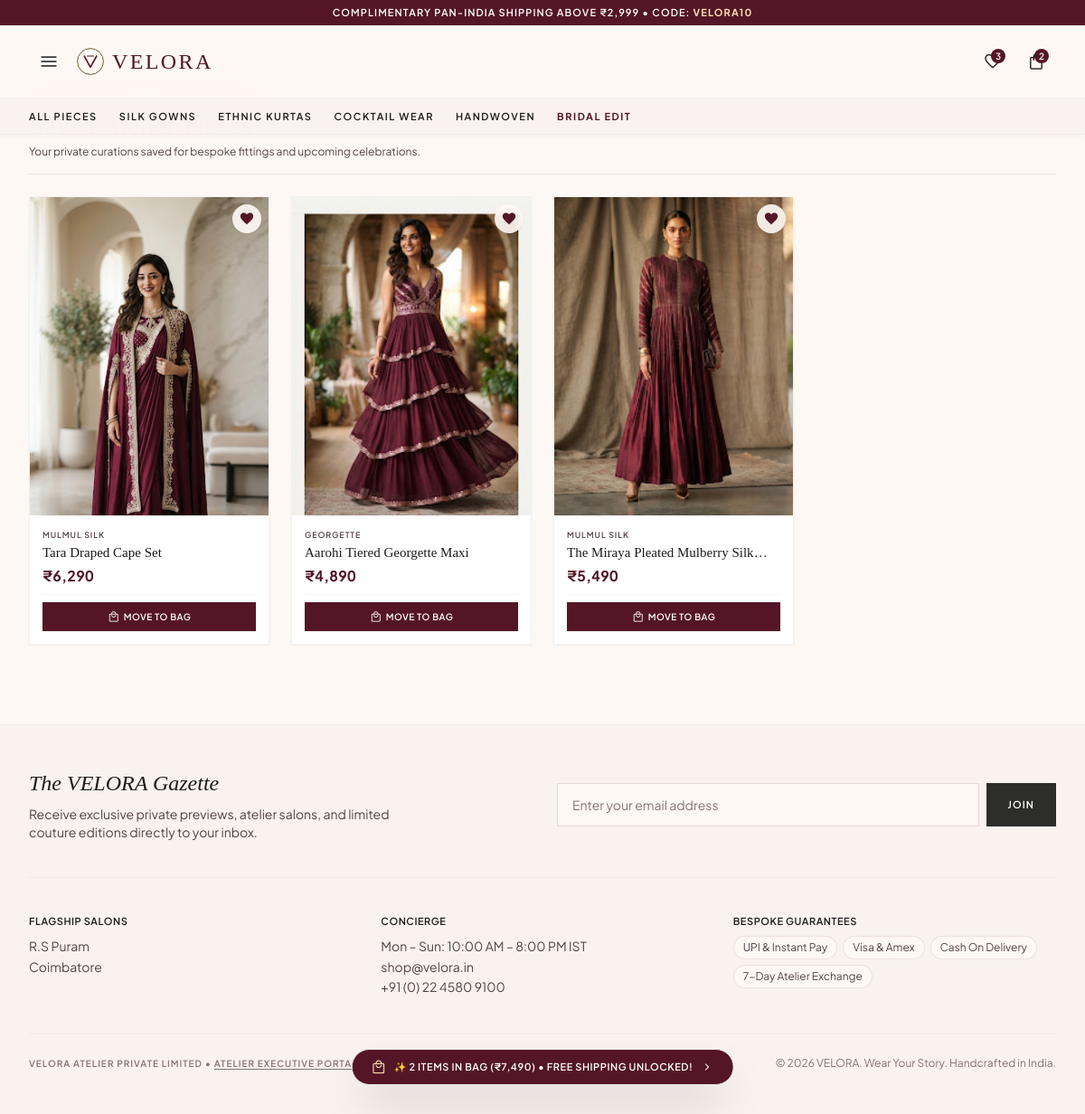
Page /wishlist.php on the committed database.
### tables this page shows
CREATE TABLE `wishlist` (
  `id` INT UNSIGNED AUTO_INCREMENT PRIMARY KEY,
  `session_id` VARCHAR(128) NOT NULL,
  `product_id` INT UNSIGNED NOT NULL,
  `created_at` TIMESTAMP DEFAULT CURRENT_TIMESTAMP,
  UNIQUE KEY `session_product` (`session_id`, `product_id`),
  FOREIGN KEY (`product_id`) REFERENCES `products`(`id`) ON DELETE CASCADE
);

CREATE TABLE `products` (
  `id` INT UNSIGNED AUTO_INCREMENT PRIMARY KEY,
  `slug` VARCHAR(150) NOT NULL UNIQUE,
  `title` VARCHAR(255) NOT NULL,
  `subtitle` VARCHAR(255) NULL,
  `category_id` INT UNSIGNED NOT NULL,
  `silhouette` VARCHAR(100) NULL,
  `fabric` VARCHAR(150) NULL,
  `occasion` VARCHAR(150) NULL,
  `price` DECIMAL(10,2) NOT NULL,
  `original_price` DECIMAL(10,2) NULL,
  `discount_percent` INT UNSIGNED DEFAULT 0,
  `rating` DECIMAL(2,1) DEFAULT 4.9,
  `review_count` INT UNSIGNED DEFAULT 0,
  `badge` VARCHAR(50) NULL,
  `badge_type` ENUM('primary', 'secondary', 'tertiary', 'error') DEFAULT 'primary',
  `primary_image` VARCHAR(500) NOT NULL,
  `model_info` VARCHAR(255) DEFAULT 'Model is 5\'9", Bust 32B, Waist 25", wearing size S',
  `craftsmanship` TEXT NULL,
  `care_instructions` TEXT NULL,
  `is_featured` TINYINT(1) DEFAULT 0,
  `is_bestseller` TINYINT(1) DEFAULT 0,
  `is_new_arrival` TINYINT(1) DEFAULT 0,
  `stock_quantity` INT UNSIGNED DEFAULT 15,
  `created_at` TIMESTAMP DEFAULT CURRENT_TIMESTAMP,
  FOREIGN KEY (`category_id`) REFERENCES `categories`(`id`) ON DELETE CASCADE
);

### includes/functions.php (called while the page is built, shortened)
<?php
function veloraImageUrl($imagePath) {
    $imagePath = str_replace('\\', '/', trim((string)$imagePath));
    $projectRoot = realpath(__DIR__ . '/..');
    $documentRoot = realpath($_SERVER['DOCUMENT_ROOT'] ?? '');
    $documentRootPath = $documentRoot !== false ? rtrim($documentRoot, '\\/') : '';
    if ($projectRoot !== false && $documentRootPath !== ''
        && stripos($projectRoot, $documentRootPath) === 0
        && ($projectRoot === $documentRootPath
            || substr($projectRoot, strlen($documentRootPath), 1) === DIRECTORY_SEPARATOR)) {
        $relativeRoot = substr($projectRoot, strlen($documentRootPath));
        $relativeRoot = trim(str_replace('\\', '/', $relativeRoot), '/');
        return '/' . ($relativeRoot !== '' ? $relativeRoot . '/' : '') . $imagePath;
    }
    return $imagePath;
}
function formatINR($amount) {
    return '₹' . number_format((float)$amount, 0, '.', ',');
}

### wishlist.php (the view, shortened to what this page needs)
<?php
require_once __DIR__ . '/includes/functions.php';
$pdo = getDbConnection();
$sessionId = getSessionId();
$stmt = $pdo->prepare("
    SELECT p.*, w.created_at as saved_at, c.name as category_name
    FROM wishlist w
    JOIN products p ON w.product_id = p.id
    LEFT JOIN categories c ON p.category_id = c.id
    WHERE w.session_id = ?
    ORDER BY w.id DESC
");
$stmt->execute([$sessionId]);
$wishlistItems = $stmt->fetchAll();
require_once __DIR__ . '/includes/header.php';
?>
<main class="flex-1 flex flex-col relative w-full pt-[7.5rem] pb-safe bg-surface">
  <div class="max-w-velora w-full mx-auto px-4 sm:px-8 flex flex-col gap-6">
    <div class="flex items-baseline justify-between border-b border-surface-container-high pb-4">
      <div>
        <h1 class="font-serif text-3xl text-on-surface">Saved Atelier Pieces</h1>
        <p class="font-sans text-xs text-on-surface-variant mt-1">
          Your private curations saved for bespoke fittings and upcoming celebrations.
        </p>
      </div>
      <span class="font-sans text-xs text-on-surface-variant font-medium">
      </span>
    </div>
    <?php if (empty($wishlistItems)): ?>
      <div class="py-20 text-center bg-surface-container-low rounded-xl border border-surface-container-high/60 my-6">
        <span class="material-symbols-outlined text-5xl text-outline mb-2">favorite</span>
        <h2 class="font-serif text-2xl text-on-surface">No pieces saved yet</h2>
        <p class="font-sans text-xs text-on-surface-variant mt-1 max-w-sm mx-auto">
          Tap the heart on any gown, saree, or kurta in our collection to save your favorites here.
        </p>
        <a href="shop.php" class="mt-6 inline-block px-8 py-3 bg-primary text-on-primary font-label-caps text-xs tracking-widest uppercase hover:bg-primary-container transition-colors shadow-md">
          Explore The Collection
        </a>
      </div>
    <?php else: ?>
      <div class="grid grid-cols-2 md:grid-cols-3 lg:grid-cols-4 gap-4 sm:gap-6">
        <?php foreach ($wishlistItems as $item): ?>
          <article class="velora-card flex flex-col bg-surface-container-lowest shadow-sm rounded-none overflow-hidden group border border-surface-container-high/60">
            <div class="relative w-full aspect-[3/4] bg-surface-container overflow-hidden">
              <a href="product.php?id=<?= $item['id'] ?>" class="block w-full h-full">
                <img class="w-full h-full object-cover object-top transition-transform duration-500 group-hover:scale-105" src="<?= htmlspecialchars(veloraImageUrl($item['primary_image'])) ?>" alt="<?= htmlspecialchars($item['title']) ?>"/>
              </a>
              <button onclick="removeWishlistItem(<?= $item['id'] ?>)" aria-label="Remove from wishlist" class="absolute top-2 right-2 w-8 h-8 rounded-full bg-surface/90 backdrop-blur-sm flex items-center justify-center text-primary shadow-sm hover:scale-110 active:scale-95 transition-transform">
                <span class="material-symbols-outlined text-[18px] fill-1">favorite</span>
              </button>
            </div>
            <div class="p-3.5 flex flex-col gap-2 justify-between flex-1">
              <div>
                <span class="font-label-caps text-[9px] text-on-surface-variant uppercase tracking-widest block">
                  <?= htmlspecialchars($item['fabric'] ?? 'Handcrafted') ?>
                </span>
                <h3 class="font-serif text-[15px] text-on-surface leading-tight line-clamp-1 mt-0.5">
                  <a href="product.php?id=<?= $item['id'] ?>" class="hover:text-primary transition-colors">
                    <?= htmlspecialchars($item['title']) ?>
                  </a>
                </h3>
                <p class="font-price-display text-primary text-[16px] font-bold mt-1">
                  <?= formatINR($item['price']) ?>
                </p>
              </div>
              <div class="pt-2 border-t border-surface-container-high/40 flex flex-col gap-1.5">
                <button onclick="quickAddToCart(<?= $item['id'] ?>)" class="w-full py-2 bg-primary text-on-primary font-label-caps text-[10px] uppercase tracking-wider text-center hover:bg-primary-container transition-colors shadow-sm flex items-center justify-center gap-1">
                  <span class="material-symbols-outlined text-[14px]">local_mall</span> Move To Bag
                </button>
              </div>
            </div>
          </article>
        <?php endforeach; ?>
      </div>
    <?php endif; ?>
  </div>
</main>
<?php require_once __DIR__ . '/includes/footer.php'; ?>

### assets/css/style.css (style rules this page uses)
:root { --velora-primary: #541626; --velora-primary-container: #702C3B; --velora-on-primary: #FFFFFF; --velora-primary-fixed: #FFD9DE; --velora-primary-fixed-dim: #FFB2BE; --velora-secondary: #745A34; --velora-secondary-container: #FEDAAA; --velora-on-secondary-container: #785E37; --velora-secondary-fixed: #FFDDB0; --velora-tertiary: #2D2D2A; --velora-tertiary-container: #434340; --velora-on-tertiary: #FFFFFF; --velora-surface: #FEF8F4; --velora-surface-dim: #DFD9D5; --velora-surface-bright: #FEF8F4; --velora-surface-container-lowest: #FFFFFF; --velora-surface-container-low: #F9F2EF; --velora-surface-container: #F3EDE9; --velora-surface-container-high: #EDE7E3; --velora-surface-container-highest: #E7E1DE; --velora-on-surface: #1D1B19; --velora-on-surface-variant: #534345; --velora-outline: #867275; --velora-outline-variant: #D8C1C3; --velora-error: #BA1A1A; --velora-error-container: #FFDAD6; --velora-on-error: #FFFFFF; --velora-inverse-surface: #32302E; --velora-inverse-on-surface: #F6F0EC; --font-serif: 'Playfair Display', Georgia, serif; --font-sans: 'Plus Jakarta Sans', system-ui, -apple-system, sans-serif; --radius-sharp: 0px; --radius-sm: 4px; --radius-md: 8px; --radius-lg: 12px; --radius-full: 9999px; --transition-smooth: all 0.25s cubic-bezier(0.16, 1, 0.3, 1); }
*, *::before, *::after { box-sizing: border-box; }
html { font-family: var(--font-sans); background-color: var(--velora-surface); color: var(--velora-on-surface); -webkit-font-smoothing: antialiased; -moz-osx-font-smoothing: grayscale; scroll-behavior: smooth; }
body { margin: 0; padding: 0; min-height: 100vh; display: flex; flex-direction: column; background-color: var(--velora-surface); overflow-x: hidden; }
.font-serif { font-family: var(--font-serif); }
.font-sans { font-family: var(--font-sans); }
.font-label-caps { font-family: var(--font-sans); font-size: 11px; font-weight: 600; letter-spacing: 0.14em; text-transform: uppercase; line-height: 16px; }
.font-price-display { font-family: var(--font-sans); font-weight: 600; letter-spacing: 0.02em; font-variant-numeric: tabular-nums; }
.material-symbols-outlined { font-variation-settings: 'FILL' 0, 'wght' 300, 'GRAD' 0, 'opsz' 24; vertical-align: middle; line-height: 1; }
.material-symbols-outlined.fill-1 { font-variation-settings: 'FILL' 1, 'wght' 300, 'GRAD' 0, 'opsz' 24; }
.velora-card { background: var(--velora-surface-container-lowest); border: 1px solid var(--velora-surface-container-high); transition: transform 0.35s cubic-bezier(0.16, 1, 0.3, 1), box-shadow 0.35s ease; }
.pb-safe { padding-bottom: calc(env(safe-area-inset-bottom, 0px) + 5.5rem); }
.max-w-velora { max-width: 1200px; margin-left: auto; margin-right: auto; }

### rows in the picture
wishlist: product.primary_image (picture), product.fabric "MULMUL SILK", product.title "Tara Draped Cape Set", product.price "₹6,290"
wishlist: product.primary_image (picture), product.fabric "GEORGETTE", product.title "Aarohi Tiered Georgette Maxi", product.price "₹4,890"
wishlist: product.primary_image (picture), product.fabric "MULMUL SILK", product.title "The Miraya Pleated Mulberry…", product.price "₹5,490"

### other values in the picture
$wishlistCount "3"
$cartCount "2"
formatINR($cartSubtotal) "₹7,490"
